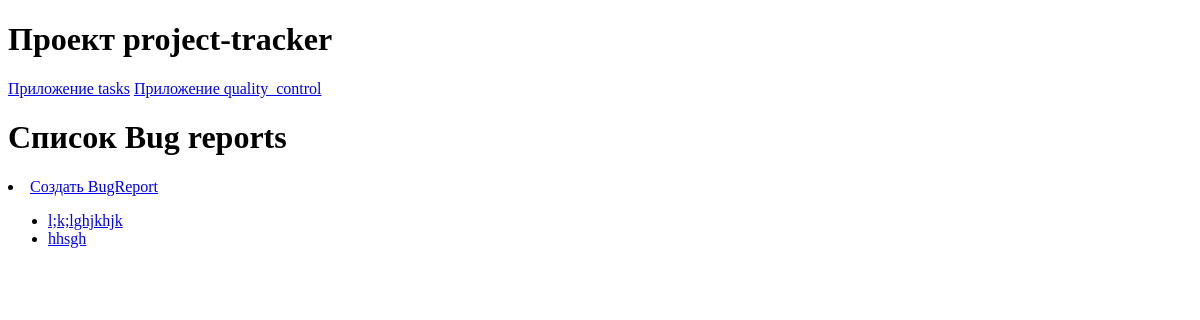
The app's page /quality-control/bugs/, older data.
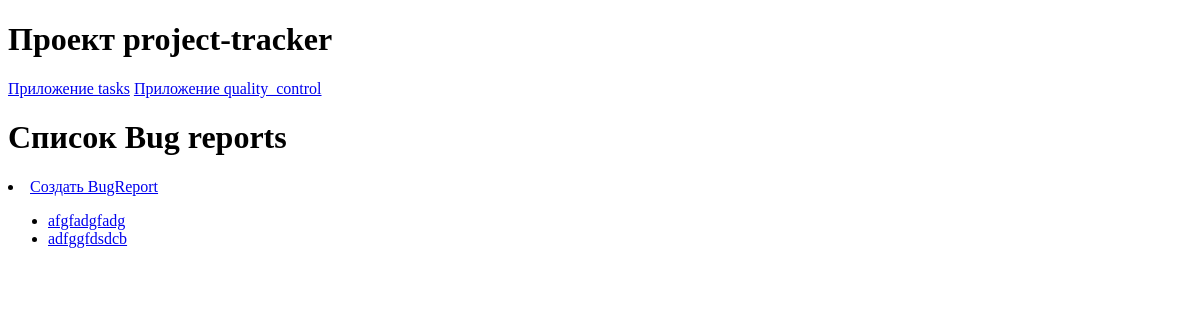
The same page, newer data.
### quality_control/models.py (models this page shows)
class BugReport(models.Model):
    STATUS_CHOICES = [
        ("New", "Новая"),
        ("In_progress", "В работе"),
        ("Completed", "Завершена"),
    ]
    title = models.CharField(max_length=100)
    description = models.TextField()
    project = models.ForeignKey(
        Project,
        related_name="bug_reports",
        on_delete=models.CASCADE,
    )
    task = models.ForeignKey(
        Task, related_name="bug_reports", on_delete=models.SET_NULL, null=True
    )
    status = models.CharField(choices=STATUS_CHOICES, max_length=40)
    priority = models.IntegerField(
        validators=[MinValueValidator(1), MaxValueValidator(5)]
    )
    created_at = models.DateTimeField(auto_now_add=True)
    updated_at = models.DateTimeField(auto_now=True)

### quality_control/views.py (the view)
# urls.py: path("bugs/", views.BugListView.as_view(), name="bug_list"),
class BugListView(ListView):
    model = BugReport
    template_name = "quality_control/bug_report_list.html"
    context_object_name = "bugs"

### quality_control/templates/quality_control/bug_report_list.html
{% extends 'base/base.html' %}
{% block content %}
    <h1>Список Bug reports</h1>
    <li><a href="{% url 'quality_control:bug_create' %}">Создать BugReport</a></li>
    <ul>
        {% for bug in bugs %}
            <li><a href="{% url 'quality_control:bug_detail' bug.id %}">{{ bug.title }}</a></li>
        {% endfor %}
    </ul>
{% endblock %}

Row changes from the older to the newer data that the page shows:
removed BugReport: title "l;k;lghjkhjk"
removed BugReport: title "hhsgh"
added BugReport: title "afgfadgfadg"
added BugReport: title "adfggfdsdcb"
